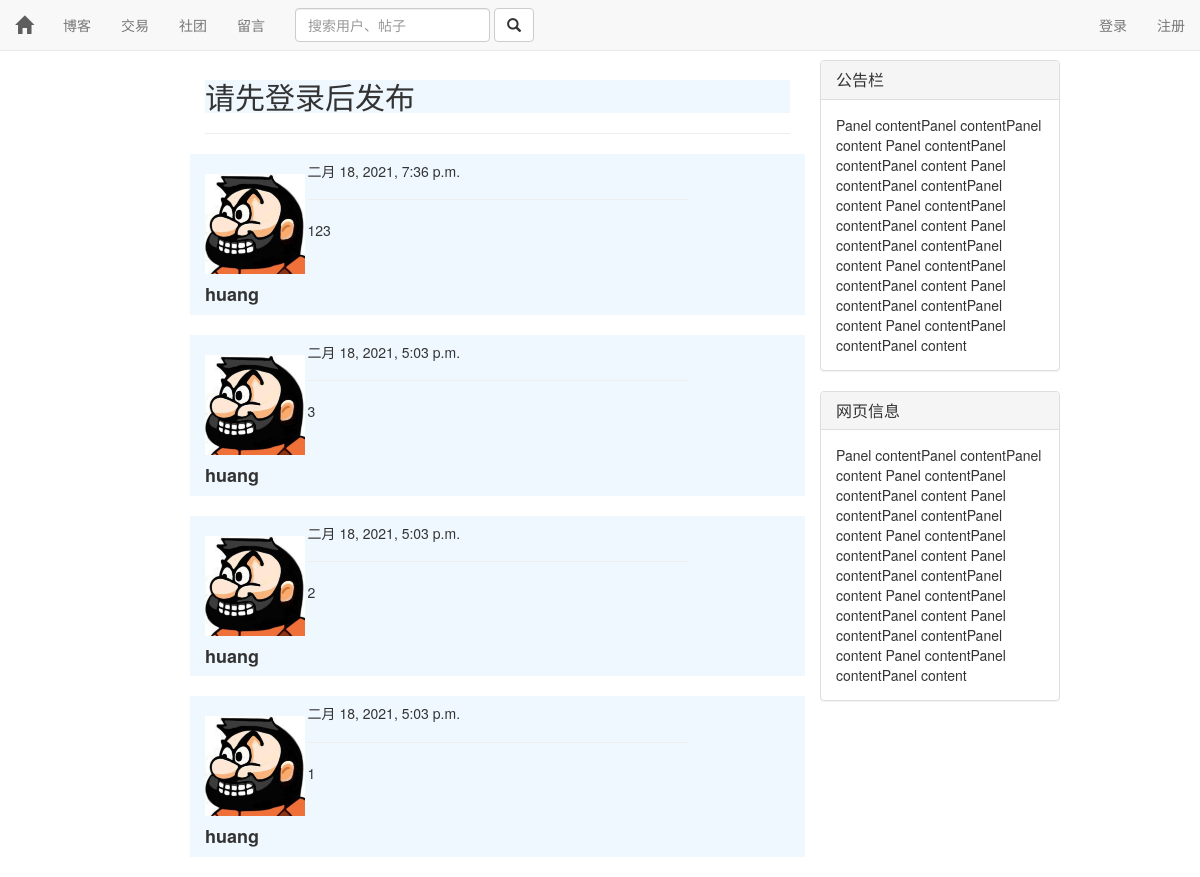
/board/, run on the app's committed database.
### board/models.py (models this page shows, shortened)
class Message(models.Model):
    content =  models.TextField()
    author = models.ForeignKey(User,on_delete=models.DO_NOTHING)
    time = models.DateTimeField(auto_now_add=True)
    class Meta:
        ordering=['-time']

### user/models.py (models this page shows)
class User(AbstractUser):
    motto = models.TextField(max_length=24)
    icon = models.ImageField(default="./static/icon/default.jpg",upload_to='./static/icon/')
    browse = models.IntegerField(default=0)

### board/views.py (the view)
# urls.py: path('',views.msg_stk),
def msg_stk(request):
    context = {}
    if request.method == 'GET':
        msgs = Message.objects.all()
        paginator = Paginator(msgs,4)
        n = request.GET.get("page",1)
        if int(n) > paginator.num_pages:
            raise Http404('None')
        p = paginator.get_page(n)
        context['msgs'] = p
        return render(request,'stk.html',context)

### board/templates/stk.html (shortened to what this page needs)
{% extends 'base.html' %}
{% block content %}
    {% if user.is_authenticated %}
        <form id="text_form" action="/board/upload/" method="post" class="form-horizontal">
            {% csrf_token %}
            <textarea id="text_box" name="text" placeholder="畅所欲言吧骚年"
            style="min-height: 100px;min-width: 100%;max-height: 100px;max-width: 100%;"></textarea>
            <br>
            <button type="submit" style="width: 100px;">发布</button>
        </form>
    {% else %}
        <div style="background-color: aliceblue;">
            <h2>请先登录后发布</h2>
        </div>
    {% endif %}
    <hr>
    <div id="stk">
        <div id="cur">
        {% for each in msgs %}
            <div class="row" style="background-color: aliceblue;">
                <div class="col-md-2">
                    <br>
                    <a href="/user/{{ each.author.id }}" class="center-block">
                        <img class="media-object" src="/{{ each.author.icon }}" style="height: 100px;width: 100px;">
                    </a>
                    <h4><b>{{ each.author.username }}</b></h4>
                </div>
                <div class="col-md-8">
                    <h5>{{ each.time }}</h5>
                    <hr>
                    <p>{{ each.content }}</p>
                </div>
                <div class="col-md-2"></div>
            </div>
            <br>
        {% empty %}
            <h2 style="color: aliceblue;">
                暂无留言
            </h2>
        {% endfor %}
        </div>
    </div>
{% endblock %}

### data on the page
Message: author.icon (picture), author.username "huang", time "二月 18, 2021, 7:36 p.m.", content "123"
Message: author.icon (picture), author.username "huang", time "二月 18, 2021, 5:03 p.m.", content "3"
Message: author.icon (picture), author.username "huang", time "二月 18, 2021, 5:03 p.m.", content "2"
Message: author.icon (picture), author.username "huang", time "二月 18, 2021, 5:03 p.m.", content "1"
